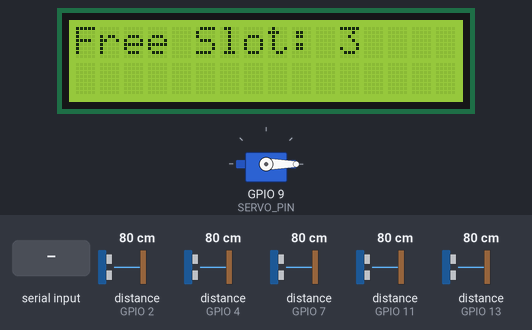
Bench run of a sketch on a simulated ESP32. On the bench: 16×2 character LCD, servo. Wiring (inferred from the names in the program): 5 × ultrasonic range finder: trigger GPIO 3, echo GPIO 2 / trigger GPIO 5, echo GPIO 4 / trigger GPIO 6, echo GPIO 7 / trigger GPIO 10, echo GPIO 11 / trigger GPIO 12, echo GPIO 13. The inputs (shaded band) are chosen by the test bench; at power-on: distance to the obstacle (sensors on GPIO 2, GPIO 4, GPIO 7, GPIO 11, GPIO 13) 80 cm. The echo pulse lasts 58.3 µs per cm; what the sketch prints to the serial monitor is not drawn.

Above: at 1.3 s.
1.4 s: distance to the obstacle (sensor on GPIO 2) set to 2 cm
At 2.6 s:
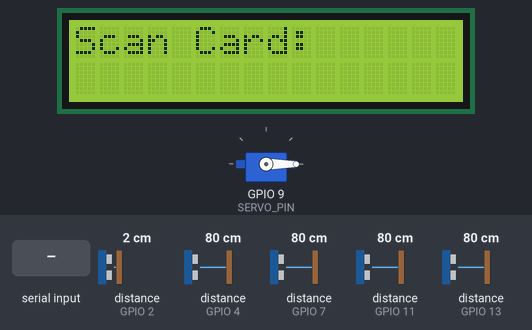
2.9 s: "CARD,\n" received over Serial
At 4.1 s:
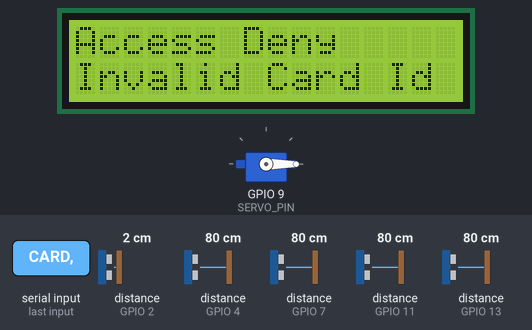
Timing chart, 0 to 5.9 s (numbered marks = the images above; inputs shaded):
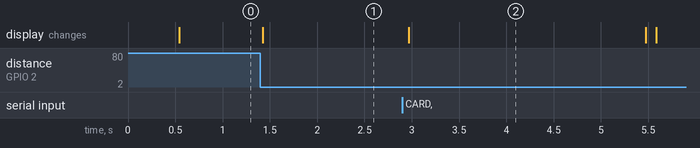

Measured:
- after the input at 1.4 s, the display: changes at once (image 1)
- after the input at 2.9 s, the display: changes after 0.07 s (image 2)

The sketch:

ParkingSystem_ArduinoUno.ino
```cpp
#include <Wire.h>
#include <LiquidCrystal_I2C.h>
#include <Servo.h>

LiquidCrystal_I2C lcd(0x27, 16, 2);

Servo barrierServo;
#define SERVO_PIN          9
#define SERVO_CLOSED_ANGLE 0
#define SERVO_OPEN_ANGLE   45
#define SERVO_OPEN_TIME_MS 4000UL

#define TRIG_ENTRY 3
#define ECHO_ENTRY 2
#define TRIG_EXIT  5
#define ECHO_EXIT  4

#define TRIG_SLOT1 6
#define ECHO_SLOT1 7
#define TRIG_SLOT2 10
#define ECHO_SLOT2 11
#define TRIG_SLOT3 12
#define ECHO_SLOT3 13

#define NUM_SLOTS 3
const int SLOT_TRIG[NUM_SLOTS] = {TRIG_SLOT1, TRIG_SLOT2, TRIG_SLOT3};
const int SLOT_ECHO[NUM_SLOTS] = {ECHO_SLOT1, ECHO_SLOT2, ECHO_SLOT3};
bool slotOccupied[NUM_SLOTS] = {false, false, false};
int lastAvailable = -1;
int lastOccupied  = -1;

#define VEHICLE_DETECT_CM 2
#define SLOT_DETECT_CM     2

#define NUM_CARDS 4
struct CardInfo {
  const char* uid;
  bool isInside;
};

CardInfo cards[NUM_CARDS] = {
  {"E9551B06", false},
  {"23691805", false},
  {"7C8C1B06", false},
  {"A7601B06", false}
};

enum GateMode { GATE_IDLE, WAIT_CARD_ENTRY, WAIT_CARD_EXIT };
GateMode gateMode = GATE_IDLE;

unsigned long modeStartTime = 0;
const unsigned long WAIT_CARD_TIMEOUT_MS = 15000UL;

String serialBuffer = "";

void setup() {
  Serial.begin(9600);

  lcd.init();
  lcd.backlight();

  barrierServo.attach(SERVO_PIN);
  barrierServo.write(SERVO_CLOSED_ANGLE);

  pinMode(TRIG_ENTRY, OUTPUT); pinMode(ECHO_ENTRY, INPUT);
  pinMode(TRIG_EXIT,  OUTPUT); pinMode(ECHO_EXIT,  INPUT);
  for (int i = 0; i < NUM_SLOTS; i++) {
    pinMode(SLOT_TRIG[i], OUTPUT);
    pinMode(SLOT_ECHO[i], INPUT);
  }

  updateSlotStatus();
  sendSlotStatusIfChanged();
}

void loop() {
  readSerialFromESP32();

  updateSlotStatus();
  sendSlotStatusIfChanged();

  switch (gateMode) {
    case GATE_IDLE:
      showIdleScreen();
      checkForApproachingVehicle();
      break;

    case WAIT_CARD_ENTRY:
    case WAIT_CARD_EXIT:
      if (millis() - modeStartTime > WAIT_CARD_TIMEOUT_MS) {
        gateMode = GATE_IDLE;
      }
      break;
  }
}

long readDistanceCM(int trigPin, int echoPin) {
  digitalWrite(trigPin, LOW);
  delayMicroseconds(2);
  digitalWrite(trigPin, HIGH);
  delayMicroseconds(10);
  digitalWrite(trigPin, LOW);

  long duration = pulseIn(echoPin, HIGH, 30000UL);
  if (duration == 0) return 999;
  return duration * 0.0343 / 2;
}

void updateSlotStatus() {
  for (int i = 0; i < NUM_SLOTS; i++) {
    long d = readDistanceCM(SLOT_TRIG[i], SLOT_ECHO[i]);
    slotOccupied[i] = (d <= SLOT_DETECT_CM);
    delay(15);
  }
}

int getAvailableSlots() {
  int count = 0;
  for (int i = 0; i < NUM_SLOTS; i++) if (!slotOccupied[i]) count++;
  return count;
}

void sendSlotStatusIfChanged() {
  int occupiedCount = 0;
  for (int i = 0; i < NUM_SLOTS; i++) if (slotOccupied[i]) occupiedCount++;
  int availableCount = NUM_SLOTS - occupiedCount;

  if (occupiedCount != lastOccupied || availableCount != lastAvailable) {
    lastOccupied  = occupiedCount;
    lastAvailable = availableCount;

    Serial.print("SLOT,");
    Serial.print(occupiedCount);
    Serial.print(",");
    Serial.println(availableCount);

    for (int i = 0; i < NUM_SLOTS; i++) {
      Serial.print("SLOTSTATUS,");
      Serial.print(i + 1);
      Serial.print(",");
      Serial.println(slotOccupied[i] ? "Unavailable" : "Available");
    }
  }
}

void showIdleScreen() {
  static unsigned long lastUpdate = 0;
  if (millis() - lastUpdate < 500) return;
  lastUpdate = millis();

  lcd.setCursor(0, 0);
  lcd.print("Free Slot: ");
  lcd.print(getAvailableSlots());
  lcd.print("   ");
  lcd.setCursor(0, 1);
  lcd.print("                ");
}

void checkForApproachingVehicle() {
  long dEntry = readDistanceCM(TRIG_ENTRY, ECHO_ENTRY);
  delay(5);
  long dExit = readDistanceCM(TRIG_EXIT, ECHO_EXIT);

  if (dEntry <= VEHICLE_DETECT_CM) {
    gateMode = WAIT_CARD_ENTRY;
    modeStartTime = millis();
    lcd.clear();
    lcd.setCursor(0, 0);
    lcd.print("Scan Card: ");
  } else if (dExit <= VEHICLE_DETECT_CM) {
    gateMode = WAIT_CARD_EXIT;
    modeStartTime = millis();
    lcd.clear();
    lcd.setCursor(0, 0);
    lcd.print("Scan Card: ");
  }
}

void readSerialFromESP32() {
  while (Serial.available()) {
    char c = Serial.read();
    if (c == '\n') {
      serialBuffer.trim();
      if (serialBuffer.length() > 0) {
        processIncomingLine(serialBuffer);
      }
      serialBuffer = "";
    } else if (c != '\r') {
      serialBuffer += c;
    }
  }
}

void processIncomingLine(String line) {
  if (line.startsWith("CARD,")) {
    String uid = line.substring(5);
    uid.trim();
    uid.toUpperCase();
    handleCardScanned(uid);
  }
}

int findCardIndex(String uid) {
  for (int i = 0; i < NUM_CARDS; i++) {
    if (uid.equals(cards[i].uid)) return i;
  }
  return -1;
}

void handleCardScanned(String uid) {
  if (gateMode != WAIT_CARD_ENTRY && gateMode != WAIT_CARD_EXIT) {
    return;
  }

  int idx = findCardIndex(uid);
  if (idx == -1) {
    showDeny("Invalid Card Id");
    return;
  }

  if (gateMode == WAIT_CARD_ENTRY) {
    if (getAvailableSlots() <= 0) {
      showDeny("Full Slot");
      return;
    }
    if (cards[idx].isInside) {
      showDeny("Inside Already");
      return;
    }
    cards[idx].isInside = true;
    Serial.print("IN,");
    Serial.println(uid);

    lcd.clear();
    lcd.setCursor(0, 0);
    lcd.print("ID:");

    lcd.setCursor(0, 1);
    lcd.print(uid);

    openBarrier();
    waitVehicleClear(TRIG_ENTRY, ECHO_ENTRY);
    gateMode = GATE_IDLE;
  }
  else if (gateMode == WAIT_CARD_EXIT) {
    if (!cards[idx].isInside) {
      showDeny("Outside Already");
      return;
    }
    cards[idx].isInside = false;
    Serial.print("OUT,");
    Serial.println(uid);

    lcd.clear();
    lcd.setCursor(0, 0);
    lcd.print("ID:");

    lcd.setCursor(0, 1);
    lcd.print(uid);

    openBarrier();
    waitVehicleClear(TRIG_EXIT, ECHO_EXIT);
    gateMode = GATE_IDLE;
  }
}

void openBarrier() {
  barrierServo.write(SERVO_OPEN_ANGLE);
  delay(SERVO_OPEN_TIME_MS);
  barrierServo.write(SERVO_CLOSED_ANGLE);
}

void waitVehicleClear(int trigPin, int echoPin) {
  unsigned long start = millis();
  while (millis() - start < 8000UL) {
    long d = readDistanceCM(trigPin, echoPin);
    if (d > VEHICLE_DETECT_CM) break;
    delay(100);
  }
}

void showDeny(String reason) {
  lcd.clear();
  lcd.setCursor(0, 0);
  lcd.print("Access Deny");
  lcd.setCursor(0, 1);
  lcd.print(reason);
  delay(2500);
  gateMode = GATE_IDLE;
  lcd.clear();
}
```
